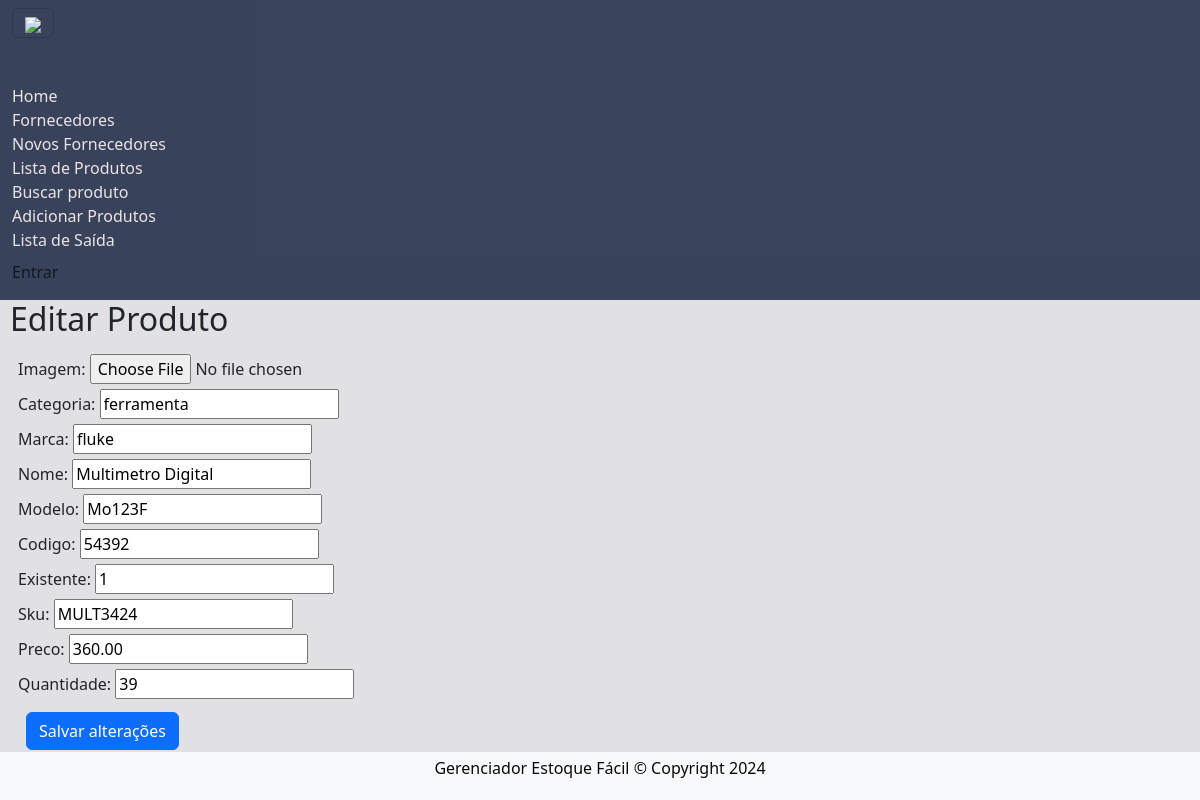
The page /produto/8/editar/ on the database as committed earlier.
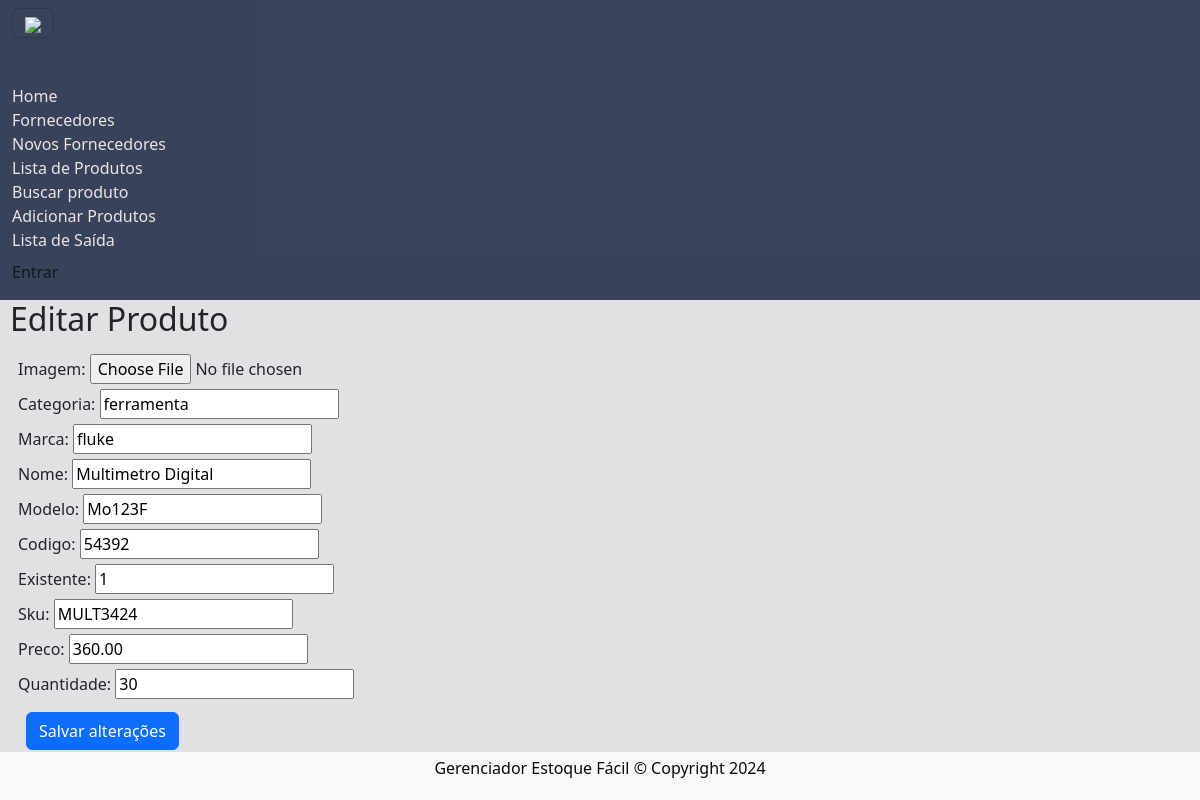
The same page on the database as committed later.
### projetointegradors/models.py (models this page shows)
class Produto(models.Model):
    imagem = models.ImageField(
        upload_to='produtos/',
         blank=True, null=True
    )
    categoria = models.CharField(
        max_length=255,
        null=False,
        blank=False
    )
    nome = models.CharField(
        max_length=255,
        null=False,
        blank=False
    )
    modelo = models.CharField(
        max_length=255,
        null=True,
        blank=True
    )
    marca = models.CharField(
        max_length=255,
        null=False,
        blank=False,
        default='Sem Marca'
    )
    codigo = models.CharField(
        max_length=20,
        null=False,
        blank=False,
        unique=True)
    existente = models.IntegerField(
        default=0,
        null=False,
        blank=False
    )
    sku = models.CharField(
        max_length=20,
        null=False,
        blank=False,
        unique=True
    )
    preco = models.DecimalField(
        max_digits=10,
        decimal_places=2,
        null=False,
        blank=False
    )
    quantidade = models.IntegerField()

### projetointegradors/views.py (the view)
# urls.py: path('produto/<int:produto_id>/editar/', views.editar_produto, name='editar_produto'),
def editar_produto(request, produto_id):
    produto = get_object_or_404(Produto, id=produto_id)
    if request.method == 'POST':
        form = ProdutoForm(request.POST, request.FILES, instance=produto)
        if form.is_valid():
            form.save()
            return redirect('lista_produtos')
    else:
        form = ProdutoForm(instance=produto)
    return render(request, 'projetointegrador/editar_produto.html', {'form': form, 'produto': produto})

### projetointegradors/forms.py
class ProdutoForm(forms.ModelForm):
    class Meta:
        model = Produto
        fields = ['imagem', 'categoria', 'marca', 'nome', 'modelo', 'codigo', 'existente', 'sku', 'preco', 'quantidade']

### projetointegradors/templates/projetointegrador/editar_produto.html (shortened to what this page needs)
{% extends 'projetointegrador/base.html' %}
{% block content %}
  <h3 class="h2 text-dark font-weight-bold mb-3" style="margin-left: 10px" >Editar Produto</h3>
      <div class="table-responsive">
        <form class="row g-3 align-items-center" style="margin-left: 10px" method="post" enctype="multipart/form-data">
          <div class="col-auto">
            {{ form.as_p }}
            <div class="table-responsive">
              <button type="submit" class="btn btn-primary m-2">Salvar alterações</button>
            </div>
          </div>
        </form>
      </div>
{% endblock %}

Rows that differ between the two databases and show on the page:
changed Produto "ferramenta": quantidade "39" → "30"
